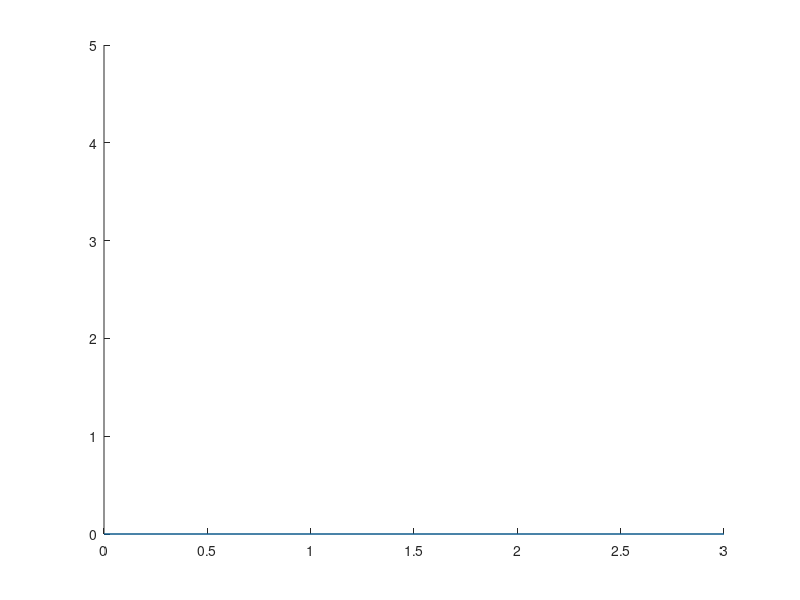

The MATLAB script that drew this image:
axis([0, 3, 0, 5]);[x, y] = ginput(10)p = polyfit(x, y, 2);hold on;plot(x, y, '*');z = [0, 0.01, 3];plot(z, polyval(p, z));